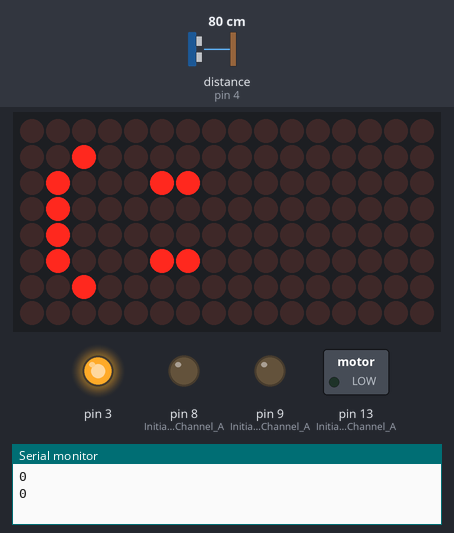
Recording of a sketch running on a simulated Arduino Uno, built with avr-gcc and run on an emulated ATmega328P. Shown: 16×8 LED matrix, switched loads named in the sketch (green lamp = pin HIGH), output pins drawn as LEDs (lit = HIGH), the last lines printed to the serial monitor. The inputs (shaded band) are chosen by the test bench; at power-on: distance to the obstacle (sensor on pin 4) 80 cm. The echo pulse lasts 58.3 µs per cm; pins used as bus, display or sensor lines are not drawn.

Above: at 14.8 s.
14.9 s: distance to the obstacle (sensor on pin 4) set to 7 cm
28.9 s: distance to the obstacle (sensor on pin 4) set to 4 cm
At 36.0 s:
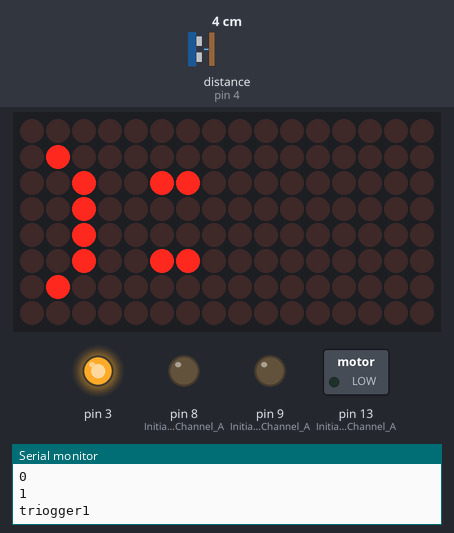
42.9 s: distance to the obstacle (sensor on pin 4) set to 9 cm
At 53.6 s:
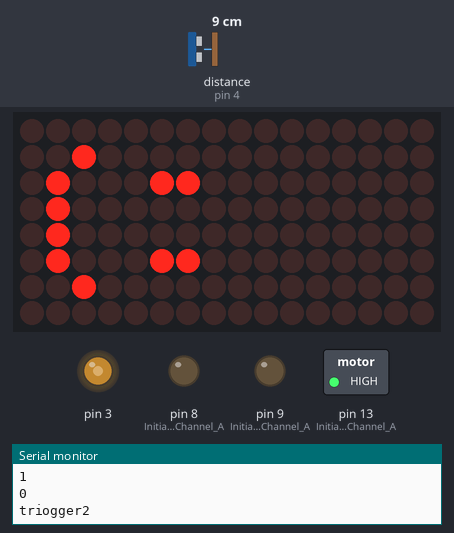
56.9 s: distance to the obstacle (sensor on pin 4) set to 2 cm
At 68.1 s:
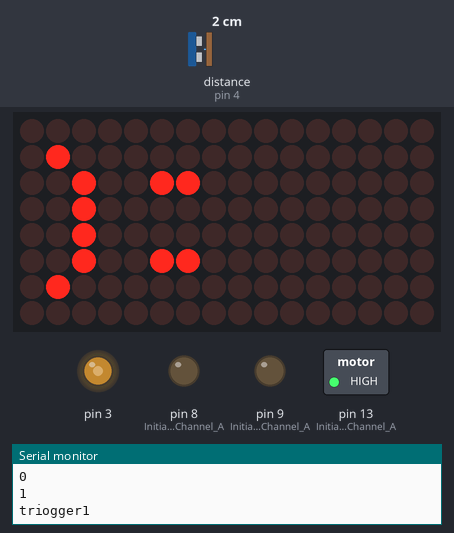
Timing chart, 0 to 71.5 s (numbered marks = the images above; inputs shaded):
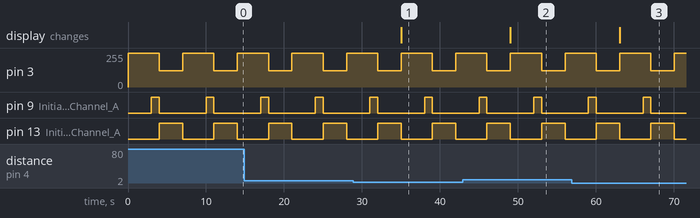

Measured:
- the behaviour switches between 6 and 5 cm on distance to the obstacle (sensor on pin 4) (found by bisection; images 0 and 1)
- after the input at 28.9 s, the display: changes after 6.1 s (image 1)
- after the input at 42.9 s, the display: changes after 6.1 s (image 2)
- after the input at 56.9 s, the display: changes after 6.1 s (image 3)
- by itself, pin 3: alternates 255/255 for 4.0 s and 123/255 for 3.0 s
- by itself, pin 9 (Initiates_Brake_Channel_A): alternates HIGH for 1.0 s and LOW for 6.0 s
- by itself, pin 13 (Initiates_Motor_Channel_A): alternates HIGH for 3.0 s and LOW for 4.0 s

The sketch:

Servo__ledmatrix_en_afstandsensor.ino
```cpp
#define AFSTAND microsecondsToCentimeters(pulseIn(echoPin, HIGH))
#define WORDTBOOS AFSTAND<6


const int trigPin = 2;

const int echoPin = 4;

//We always have to include the library
#include "LedControlMS.h"

/*
 Now we need a LedControl to work with.
 ***** These pin numbers will probably not work with your hardware *****
 pin 12 is connected to the DataIn
 pin 11 is connected to the CLK
 pin 10 is connected to LOAD
 We have only a single MAX72XX.
 */
#define NBR_MTX 2
LedControl lc=LedControl(12,11,10, NBR_MTX);

String digits= "1234567890";
int digitCounter=0;
/* we always wait a bit between updates of the display */
unsigned long delaytime=300;


boolean isBlij = true;


void setup() {

  //begin code servo
  //Setup Channel A
  pinMode(12, OUTPUT); //Initiates Motor Channel A pin
  pinMode(9, OUTPUT); //Initiates Brake Channel A pin

  //Setup Channel B
  pinMode(13, OUTPUT); //Initiates Motor Channel A pin
  pinMode(8, OUTPUT);  //Initiates Brake Channel A pin
  //einde code servo
  /*
   The MAX72XX is in power-saving mode on startup,
   we have to do a wakeup call
   */


  Serial.begin (9600);


  digitCounter=0;
  initLedmatrix();
  maakBlij();


}

void loop()

{
//code servo rustig naar voren rijden

  //Motor A forward @ full speed
  digitalWrite(12, HIGH); //Establishes forward direction of Channel A
  digitalWrite(9, LOW);   //Disengage the Brake for Channel A
  analogWrite(3, 255);   //Spins the motor on Channel A at full speed

  //Motor B backward @ half speed
  digitalWrite(13, LOW);  //Establishes backward direction of Channel B
  digitalWrite(8, LOW);   //Disengage the Brake for Channel B
  analogWrite(11, 123);    //Spins the motor on Channel B at half speed


  delay(3000);


  digitalWrite(9, HIGH);  //Engage the Brake for Channel A
  digitalWrite(9, HIGH);  //Engage the Brake for Channel B


  delay(1000);


  //Motor A forward @ full speed
  digitalWrite(12, LOW);  //Establishes backward direction of Channel A
  digitalWrite(9, LOW);   //Disengage the Brake for Channel A
  analogWrite(3, 123);    //Spins the motor on Channel A at half speed

  //Motor B forward @ full speed
  digitalWrite(13, HIGH); //Establishes forward direction of Channel B
  digitalWrite(8, LOW);   //Disengage the Brake for Channel B
  analogWrite(11, 255);   //Spins the motor on Channel B at full speed


  delay(3000);


  digitalWrite(9, HIGH);  //Engage the Brake for Channel A
  digitalWrite(9, HIGH);  //Engage the Brake for Channel B

//einde code servo rustig naar voren rijden

long duration, cm;
  pinMode(trigPin, OUTPUT);
  digitalWrite(trigPin, LOW);
  delayMicroseconds(2);
  digitalWrite(trigPin, HIGH);
  delayMicroseconds(10);
  digitalWrite(trigPin, LOW);
  pinMode(echoPin, INPUT);
  boolean wordtBoos = WORDTBOOS;
  Serial.println(wordtBoos);
  if (isBlij && wordtBoos){  // hij begon op cm =  0 daarom kan dit niet waarschijnlijk
  Serial.println("triogger1");
    maakBoos();
    isBlij=false;
  }
  else if(!isBlij && !wordtBoos){
    Serial.println("triogger2");
    maakBlij();
    isBlij=true;
  }
}
//ctrl shift m


void initLedmatrix(){
  for (int i=0; i< NBR_MTX; i++){
    lc.shutdown(i,false);
    /* Set the brightness to a medium values */
    lc.setIntensity(i,8);
    /* and clear the display */
    lc.clearDisplay(i);
  }
}

void maakBlij(){
   for (int i=0; i< NBR_MTX; i++){
      lc.clearDisplay(i);
   }

  //Serial.println("LED0: 1 1");
    lc.setLed(0,1,2,true);
    //Serial.println("LED0: 2 2");
    lc.setLed(0,2,1,true);
    //Serial.println("LED0: 3 2");
    lc.setLed(0,3,1,true);
    //Serial.println("LED0: 4 2");
    lc.setLed(0,4,1,true);
    //Serial.println("LED0: 5 2");
    lc.setLed(0,6,2,true);
    //Serial.println("LED0: 6 1");
    lc.setLed(0,5,1,true);
    //Serial.println("LED0: 2 5");
    lc.setLed(0,2,5,true);
    //Serial.println("LED0: 2 6");
    lc.setLed(0,2,6,true);
    //Serial.println("LED0: 5 5");
    lc.setLed(0,5,5,true);
    //Serial.println("LED0: 5 6");  //Getal van de positie van de led opschrijven achter LED0: (Posities zitten in het mapje)
    lc.setLed(0,5,6,true);        // Getal tussen de haakjes na de 0 zetten
}

void maakBoos(){
  for (int i=0; i< NBR_MTX; i++){
      lc.clearDisplay(i);
   }

  //Serial.println("LED0: 1 2");
    lc.setLed(0,1,1,true);
    //Serial.println("LED0: 2 1");
    lc.setLed(0,2,2,true);
    //Serial.println("LED0: 3 1");
    lc.setLed(0,3,2,true);
   // Serial.println("LED0: 4 1");
    lc.setLed(0,4,2,true);
    //Serial.println("LED0: 6 2");
    lc.setLed(0,5,2,true);
   // Serial.println("LED0: 5 1");
    lc.setLed(0,6,1,true);
   // Serial.println("LED0: 2 6");
    lc.setLed(0,2,6,true);
    // Serial.println("LED0: 2 6");
    lc.setLed(0,2,5,true);
   // Serial.println("LED0: 5 5");
    lc.setLed(0,5,5,true);
   // Serial.println("LED0: 5 6");  //Getal van de positie van de led opschrijven achter LED0: (Posities zitten in het mapje)
    lc.setLed(0,5,6,true);
    //clearAll();
}

long microsecondsToInches(long microseconds)

{
  return microseconds / 74 / 2;

}

long microsecondsToCentimeters(long microseconds)

{
  return microseconds / 29 / 2;
}
```
